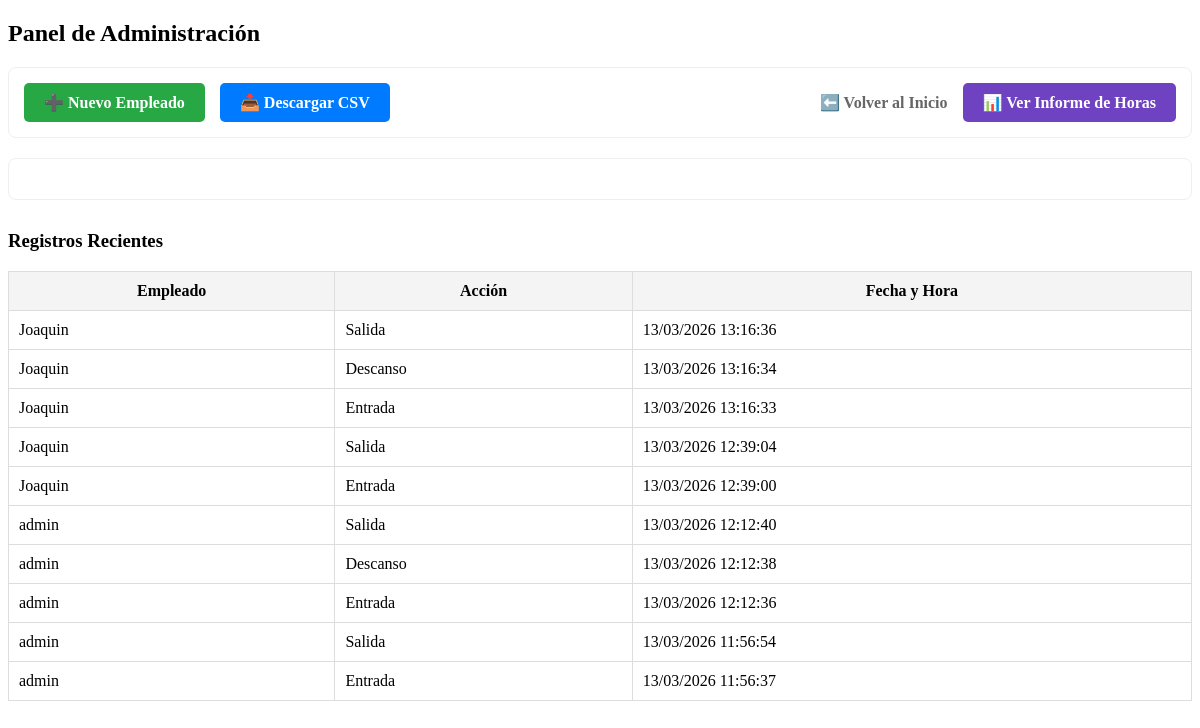
Page /admin/panel (signed in) on the committed database.
### models.py (models this page shows)
class Fichaje(db.Model):
    id = db.Column(db.Integer, primary_key=True)
    usuario_id = db.Column(db.Integer, db.ForeignKey('usuario.id'))
    tipo = db.Column(db.String(20))
    timestamp = db.Column(db.DateTime)
    ip_origen = db.Column(db.String(45))
    usuario = db.relationship('Usuario', backref=db.backref('fichajes', lazy=True))

class Usuario(db.Model):
    id = db.Column(db.Integer, primary_key=True)
    nombre = db.Column(db.String(100), nullable=False)
    password = db.Column(db.String(80), nullable=False, default="1234") # Nueva columna
    rol = db.Column(db.String(20), default='empleado')

### app.py (the view)
@app.route('/admin/panel')
def admin_panel():
    user_id = session.get('user_id')
    user = db.session.get(Usuario, user_id)
    if not user or user.rol != 'admin':
        flash("Acceso denegado: se requieren permisos de administrador.")
        return redirect(url_for('index'))
    todos_los_fichajes = Fichaje.query.order_by(Fichaje.timestamp.desc()).all()
    return render_template('admin.html', entries=todos_los_fichajes)

### templates/admin.html (shortened to what this page needs)
{% extends "base.html" %}
{% block content %}
    <link href="https://cdn.jsdelivr.net/npm/fullcalendar@5.11.3/main.min.css" rel="stylesheet">
    <h2>Panel de Administración</h2>
   <div style="background: white; padding: 15px; border-radius: 8px; border: 1px solid #eee; margin-bottom: 20px; display: flex; align-items: center; gap: 15px;">
    <a href="/admin/nuevo_empleado" style="background-color: #28a745; color: white; text-decoration: none; padding: 10px 20px; border-radius: 5px; font-weight: bold; display: inline-block;">
        ➕ Nuevo Empleado
    </a>
    <a href="/admin/exportar" style="background-color: #007bff; color: white; text-decoration: none; padding: 10px 20px; border-radius: 5px; font-weight: bold; display: inline-block;">
        📥 Descargar CSV
    </a>
    <a href="/" style="margin-left: auto; text-decoration: none; color: #666; font-weight: bold;">
        ⬅️ Volver al Inicio
    </a>
    <a href="/admin/informe" style="background-color: #6f42c1; color: white; text-decoration: none; padding: 10px 20px; border-radius: 5px; font-weight: bold; display: inline-block;">
    📊 Ver Informe de Horas
    </a>
</div>
    <div style="background: white; padding: 20px; border-radius: 8px; border: 1px solid #eee; margin-bottom: 30px;">
    </div>
    <h3>Registros Recientes</h3>
    <table style="width: 100%; border-collapse: collapse;">
        <thead>
            <tr style="background: #f4f4f4;">
                <th style="padding: 10px; border: 1px solid #ddd;">Empleado</th>
                <th style="padding: 10px; border: 1px solid #ddd;">Acción</th>
                <th style="padding: 10px; border: 1px solid #ddd;">Fecha y Hora</th>
            </tr>
        </thead>
        <tbody>
            {% for entry in entries %}
            <tr>
                <td style="padding: 10px; border: 1px solid #ddd;">{{ entry.usuario.nombre }}</td>
                <td style="padding: 10px; border: 1px solid #ddd;">{{ entry.tipo | capitalize }}</td>
                <td style="padding: 10px; border: 1px solid #ddd;">{{ entry.timestamp.strftime('%d/%m/%Y %H:%M:%S') }}</td>
            </tr>
            {% endfor %}
        </tbody>
    </table>
{% endblock %}

### templates/base.html (shortened to what this page needs)
<!DOCTYPE html>
<html lang="es">
<head>
</head>
<body>
    <div class="card">
        {% block content %}{% endblock %}
    </div>
</body>
</html>

### rows in the picture
Fichaje: usuario.nombre "Joaquin", tipo "Salida", timestamp "13/03/2026 13:16:36"
Fichaje: usuario.nombre "Joaquin", tipo "Descanso", timestamp "13/03/2026 13:16:34"
Fichaje: usuario.nombre "Joaquin", tipo "Entrada", timestamp "13/03/2026 13:16:33"
Fichaje: usuario.nombre "Joaquin", tipo "Salida", timestamp "13/03/2026 12:39:04"
Fichaje: usuario.nombre "Joaquin", tipo "Entrada", timestamp "13/03/2026 12:39:00"
Fichaje: usuario.nombre "admin", tipo "Salida", timestamp "13/03/2026 12:12:40"
Fichaje: usuario.nombre "admin", tipo "Descanso", timestamp "13/03/2026 12:12:38"
Fichaje: usuario.nombre "admin", tipo "Entrada", timestamp "13/03/2026 12:12:36"
Fichaje: usuario.nombre "admin", tipo "Salida", timestamp "13/03/2026 11:56:54"
Fichaje: usuario.nombre "admin", tipo "Entrada", timestamp "13/03/2026 11:56:37"
